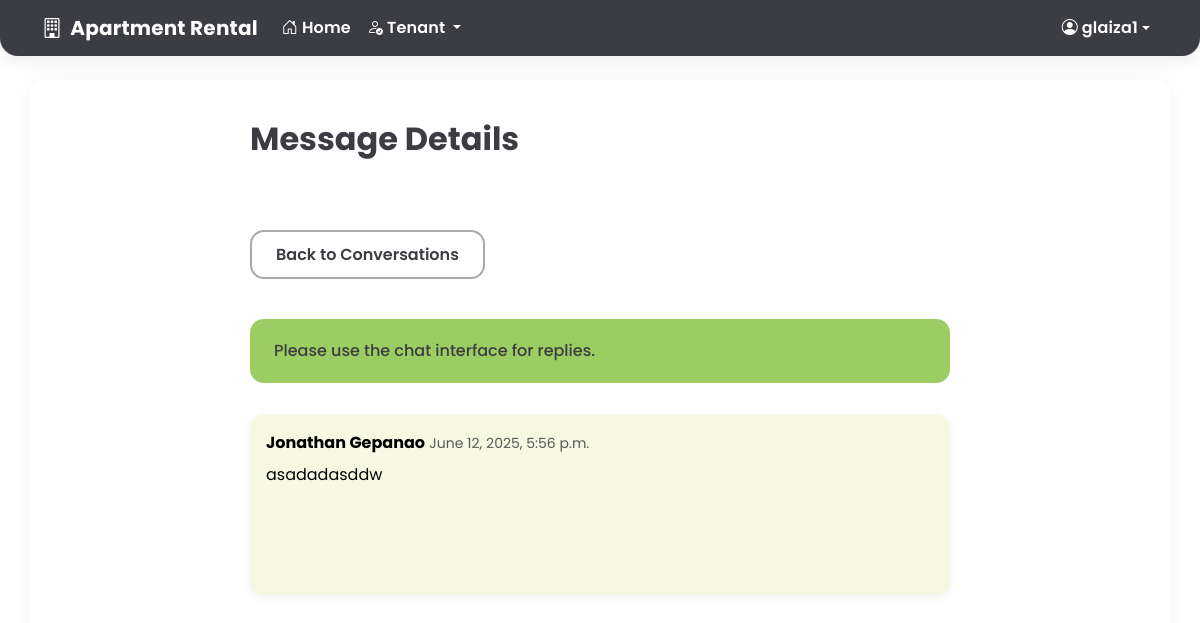
The page /tenant/messages/1/ (signed in) on the database its author committed.
### core/models.py (models this page shows, shortened)
class User(AbstractUser):
    CLIENT = 1
    TENANT = 2
    ADMIN = 3
    ROLE_CHOICES = (
        (CLIENT, 'Client'),
        (TENANT, 'Tenant'),
        (ADMIN, 'Admin'),
    )
    role = models.PositiveSmallIntegerField(choices=ROLE_CHOICES, default=CLIENT)
    phone_number = models.CharField(max_length=20, blank=True, null=True)
    facebook_account = models.URLField(blank=True, null=True)
    address = models.TextField(blank=True, null=True)
    occupation = models.CharField(max_length=100, blank=True, null=True)
    profile_picture = models.ImageField(upload_to='profile_pics/', blank=True, null=True)

class Message(models.Model):
    conversation = models.ForeignKey(Conversation, related_name='messages', on_delete=models.CASCADE, null=True, blank=True)
    sender = models.ForeignKey(User, related_name='sent_messages', on_delete=models.CASCADE)
    recipient = models.ForeignKey(User, related_name='received_messages', on_delete=models.CASCADE)
    subject = models.CharField(max_length=200)
    content = models.TextField()
    is_read = models.BooleanField(default=False)
    created_at = models.DateTimeField(auto_now_add=True)

### core/views.py (the view)
# urls.py: path('tenant/messages/<int:pk>/', views.tenant_message_detail, name='tenant_message_detail'),
@login_required
def tenant_message_detail(request, pk):
    if request.user.role != User.TENANT:
        return redirect('dashboard')
    message = get_object_or_404(Message, pk=pk)
    if message.recipient == request.user and not message.is_read:
        message.is_read = True
        message.save()
    return render(request, 'tenant/message_detail.html', {'message': message})

### templates/tenant/message_detail.html (shortened to what this page needs)
{% extends 'base.html' %}
{% block content %}
<div class="msg-detail-container">
    <h2 class="msg-detail-title" style="font-weight:700;color:var(--charcoal);margin-bottom:2rem;">Message Details</h2>
    <a href="{% url 'tenant_messages' %}" class="msg-detail-back-btn">Back to Conversations</a>
    <div class="msg-detail-alert">
        Please use the chat interface for replies.
    </div>
    <div class="msg-detail-convo-area" style="height:180px;overflow-y:auto;background:var(--soft-cream);border-radius:14px;padding:1rem;margin-top:2rem;box-shadow:0 2px 8px 0 rgba(60,61,66,0.08);">
        <div class="mb-2"><strong>{{ message.sender.get_full_name|default:'Sender Name' }}</strong> <span class="text-muted small">{{ message.created_at|default:'2024-01-01 12:00' }}</span></div>
        <div>{{ message.content|default:'(Message content preview goes here...)' }}</div>
    </div>
</div>
{% endblock %}

### templates/partials/_navbar.html (shortened to what this page needs)
<nav class="navbar navbar-expand-lg navbar-charcoal">
    <div class="container">
        <a class="navbar-brand fw-bold d-flex align-items-center" href="{% url 'home' %}">
            <i class="bi bi-building me-2"></i>Apartment Rental
        </a>
        <div class="collapse navbar-collapse" id="navbarNav">
            <ul class="navbar-nav me-auto">
                <li class="nav-item">
                    <a class="nav-link" href="{% url 'home' %}">
                        <i class="bi bi-house-door me-1"></i>Home
                    </a>
                </li>
                {% if user.is_authenticated %}
                    {% if user.role == user.ADMIN or user.is_superuser %}
                        <li class="nav-item dropdown">
                            <a class="nav-link dropdown-toggle" href="#" id="adminDropdown" role="button" data-bs-toggle="dropdown">
                                <i class="bi bi-speedometer2 me-1"></i>Admin
                            </a>
                            <ul class="dropdown-menu">
                                <li><a class="dropdown-item" href="{% url 'admin_dashboard' %}"><i class="bi bi-grid me-2"></i>Dashboard</a></li>
                                <li><a class="dropdown-item" href="{% url 'admin_units_list' %}"><i class="bi bi-house-gear me-2"></i>Units</a></li>
                                <li><a class="dropdown-item" href="{% url 'admin_applications' %}"><i class="bi bi-file-earmark-text me-2"></i>Applications</a></li>
                                <li><a class="dropdown-item" href="{% url 'admin_tenants' %}"><i class="bi bi-people me-2"></i>Tenants</a></li>
                                <li><a class="dropdown-item" href="{% url 'admin_payments' %}"><i class="bi bi-cash-stack me-2"></i>Payments</a></li>
                                <li><a class="dropdown-item" href="{% url 'admin_announcements' %}"><i class="bi bi-megaphone me-2"></i>Announcements</a></li>
                                <li><a class="dropdown-item" href="{% url 'admin_leave_requests' %}"><i class="bi bi-door-open me-2"></i>Leave Requests</a></li>
                                <li><a class="dropdown-item" href="{% url 'admin_messages' %}"><i class="bi bi-chat-left-text me-2"></i>Messages</a></li>
                            </ul>
                        </li>
                    {% elif user.role == user.TENANT %}
                        <li class="nav-item dropdown">
                            <a class="nav-link dropdown-toggle" href="#" id="tenantDropdown" role="button" data-bs-toggle="dropdown">
                                <i class="bi bi-person-check me-1"></i>Tenant
                            </a>
                        </li>
                    {% endif %}
                {% endif %}
            </ul>
            <ul class="navbar-nav">
                {% if user.is_authenticated %}
                    <li class="nav-item dropdown">
                        <a class="nav-link dropdown-toggle d-flex align-items-center" href="#" id="userDropdown" role="button" data-bs-toggle="dropdown">
                            <i class="bi bi-person-circle me-1"></i>
                            <span class="d-none d-lg-inline">{{ user.username|truncatechars:12 }}</span>
                        </a>
                    </li>
                {% endif %}
            </ul>
        </div>
    </div>
</nav>

### static/css/style.css (style rules this page uses)
:root { --charcoal: #3C3D42; --kiwi-green: #9CCD62; --soft-cream: #F6F8E2; --sage-beige: #E0DDCA; --cloud-white: #FFFFFF; --error-red: #D9534F; --sky-blue: #5BC0DE; --success-olive: #6BA539; --neutral-gray: #A9A9A9; }
body { background-color: #f8f9fa; }
a { text-decoration: none; }

### templates/partials/_navbar.html (style rules this page uses)
.navbar-charcoal { background-color: var(--charcoal) !important; color: var(--cloud-white) !important; border-radius: 0 0 18px 18px; box-shadow: 0 4px 18px 0 rgba(60, 61, 66, 0.10); font-family: 'Poppins', Arial, sans-serif !important; padding-top: 0.5rem; padding-bottom: 0.5rem; }
.navbar-charcoal .navbar-brand, .navbar-charcoal .nav-link, .navbar-charcoal .bi { color: var(--cloud-white) !important; font-family: 'Poppins', Arial, sans-serif !important; font-weight: 600; letter-spacing: 0.01em; }

### templates/tenant/message_detail.html (style rules this page uses)
.msg-detail-container { font-family: 'Poppins', Arial, sans-serif !important; max-width: 700px; margin: 2.5rem auto 0 auto; }
.msg-detail-alert { background: var(--kiwi-green); color: var(--charcoal); border-radius: 14px; border: none; font-weight: 500; margin-bottom: 2rem; padding: 1.25rem 1.5rem; }
.msg-detail-back-btn { background: var(--cloud-white); color: var(--charcoal); border-radius: 14px; font-weight: 600; border: 2px solid var(--neutral-gray); margin-bottom: 2.5rem; margin-top: 2.5rem; padding: 0.65rem 1.5rem; transition: border 0.2s, color 0.2s, background 0.2s; display: inline-block; }

### rows shown on the page
User: username "glaiza1"
Message: sender.get_full_name "Jonathan Gepanao", created_at "June 12, 2025, 5:56 p.m.", content "asadadasddw"
